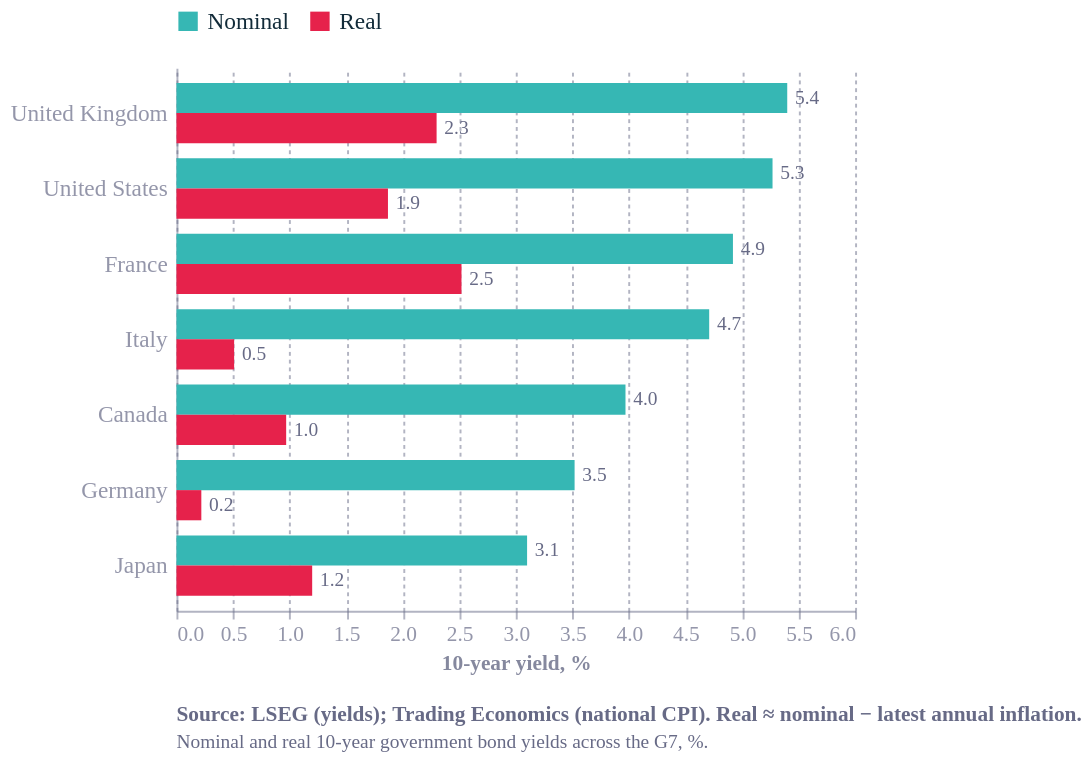

Express this chart as Vega-Lite.
### Vega-Lite specification from a JSON file in a GitHub repository (floating-point values rounded to 4 significant figures)
{"config": {"font": "Circular Std", "text": {"color": "#676A86", "align": "left", "baseline": "middle", "dx": 7, "dy": 0, "fontSize": 11}, "view": {"stroke": "transparent", "continuousWidth": 400, "continuousHeight": 300, "discreteWidth": 400, "discreteHeight": 300, "fill": "transparent"}, "range": {"category": ["#36B7B4", "#E6224B", "#F4C245", "#0063AF", "#00A767", "#179FDB", "#EB5C2E"], "diverging": ["#E6224B", "#E54753", "#C9C9C9", "#179FDB", "#122B39"], "heatmap": ["#C9C9C9", "#179FDB", "#0063AF", "#122B39"], "ordinal": ["#00A767", "#36B7B4", "#179FDB", "#0063AF", "#243B5A"]}, "bar": {"color": "#179fdb"}, "line": {"color": "#e6224b"}, "rule": {"color": "#676A86"}, "area": {"opacity": 0.3}, "point": {"filled": true, "size": 80, "color": "#e6224b", "opacity": 0.95}, "geoshape": {"stroke": "white", "strokeWidth": 0.3}, "rect": {"fill": "#d6d4d4", "opacity": 0.3}, "axis": {"labelColor": "#676A86", "labelFontSize": 11, "labelFont": "Circular Std", "labelOpacity": 0.7, "tickColor": "#676A86", "tickOpacity": 0.5, "domainColor": "#676A86", "domainOpacity": 0.5, "gridColor": "#676A86", "gridDash": [2, 2], "gridOpacity": 0.5, "title": null, "titleColor": "#676A86", "titleOpacity": 0.8, "tickSize": 4}, "axisXDiscrete": {"grid": false, "labelAngle": 0, "tickCount": 10, "tickOpacity": 0.5, "title": null}, "axisYDiscrete": {"ticks": false, "labelPadding": 5}, "axisXTemporal": {"grid": false, "ticks": true}, "axisXQuantitative": {"grid": true}, "axisYQuantitative": {"gridColor": "#676A86", "gridDash": [1, 5], "gridOpacity": 0.5, "ticks": false, "labelPadding": 5, "tickCount": 8, "titleAngle": 0, "titleAlign": "left", "titleBaseline": "bottom", "titleX": 0, "titleY": -5}, "title": {"color": "#676A86E6", "subtitleColor": "#676A86", "font": "Circular Std", "subtitleFont": "Circular Std", "anchor": "start", "fontSize": 14, "subtitleFontSize": 12, "subtitlePadding": 4, "offset": 0, "frame": "group"}, "legend": {"titleColor": "#122b39", "title": null, "labelColor": "#122b39", "labelFontSize": 11}, "background": "white"}, "layer": [{"mark": {"type": "bar"}, "encoding": {"color": {"field": "type", "legend": {"labelFontSize": 12, "orient": "top", "title": null}, "scale": {"domain": ["Nominal", "Real"], "range": ["#36B7B4", "#E6224B"]}, "sort": ["Nominal", "Real"], "type": "nominal"}, "x": {"field": "yield", "scale": {"domain": [0, 6]}, "title": "10-year yield, %", "type": "quantitative"}, "y": {"axis": {"labelFontSize": 12, "labelLimit": 160}, "field": "country", "sort": ["United Kingdom", "United States", "France", "Italy", "Canada", "Germany", "Japan"], "title": null, "type": "nominal"}, "yOffset": {"field": "type", "sort": ["Nominal", "Real"], "type": "nominal"}}}, {"mark": {"type": "text", "align": "left", "color": "#676A86", "dx": 4, "fontSize": 10}, "encoding": {"text": {"field": "yield", "format": ".1f", "type": "quantitative"}, "x": {"field": "yield", "type": "quantitative"}, "y": {"field": "country", "sort": ["United Kingdom", "United States", "France", "Italy", "Canada", "Germany", "Japan"], "type": "nominal"}, "yOffset": {"field": "type", "sort": ["Nominal", "Real"], "type": "nominal"}}}], "data": {"name": "data-fe15336e36e3e4a21dc5cb3f7459af35"}, "height": 280, "title": {"text": "Source: LSEG (yields); Trading Economics (national CPI). Real ≈ nominal − latest annual inflation.", "anchor": "start", "color": "#676A86", "dy": 12, "fontSize": 11, "orient": "bottom", "subtitle": ["Nominal and real 10-year government bond yields across the G7, %."], "subtitleColor": "#676A86", "subtitleFontSize": 10}, "width": 350, "$schema": "https://vega.github.io/schema/vega-lite/v6.4.1.json", "datasets": {"data-fe15336e36e3e4a21dc5cb3f7459af35": [{"country": "United Kingdom", "type": "Nominal", "yield": 5.4}, {"country": "United States", "type": "Nominal", "yield": 5.27}, {"country": "France", "type": "Nominal", "yield": 4.92}, {"country": "Italy", "type": "Nominal", "yield": 4.71}, {"country": "Canada", "type": "Nominal", "yield": 3.97}, {"country": "Germany", "type": "Nominal", "yield": 3.52}, {"country": "Japan", "type": "Nominal", "yield": 3.1}, {"country": "United Kingdom", "type": "Real", "yield": 2.3}, {"country": "United States", "type": "Real", "yield": 1.87}, {"country": "France", "type": "Real", "yield": 2.52}, {"country": "Italy", "type": "Real", "yield": 0.51}, {"country": "Canada", "type": "Real", "yield": 0.97}, {"country": "Germany", "type": "Real", "yield": 0.22}, {"country": "Japan", "type": "Real", "yield": 1.2}]}}
